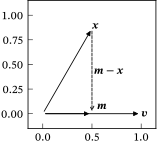

This figure's Python source:
from pathlib import PurePath

import matplotlib.pyplot as plt
import numpy as np
from vector import Vector2D

plt.style.use("sigproc")

fig, ax = plt.subplots()
ax.set(xlim=(-0.15, 1.15), ylim=(-0.15, 1.15))

v = np.array((1, 0))
x = np.array((np.cos(np.pi / 3), np.sin(np.pi / 3)))
m = np.array((np.cos(np.pi / 3), 0))

for p in (v, x, m):
    ax.add_artist(Vector2D((0, 0), p))

ax.add_artist(Vector2D(x, m, ls="dashed", arrowstyle="->"))

ax.text(*v, r"$\vect{v}$", ha="left", va="center")
ax.text(*x, r"$\vect{x}$", ha="left", va="bottom")
ax.text(*(m + (0.05, 0.05)), r"$\vect{m}$", ha="left", va="bottom")
ax.text(*((x + m) / 2), r"$\,\vect{m}-\vect{x}$", ha="left", va="center")

ax.axis("square")
fig.savefig(str(PurePath(__file__).parent / (PurePath(__file__).stem + ".pdf")))
